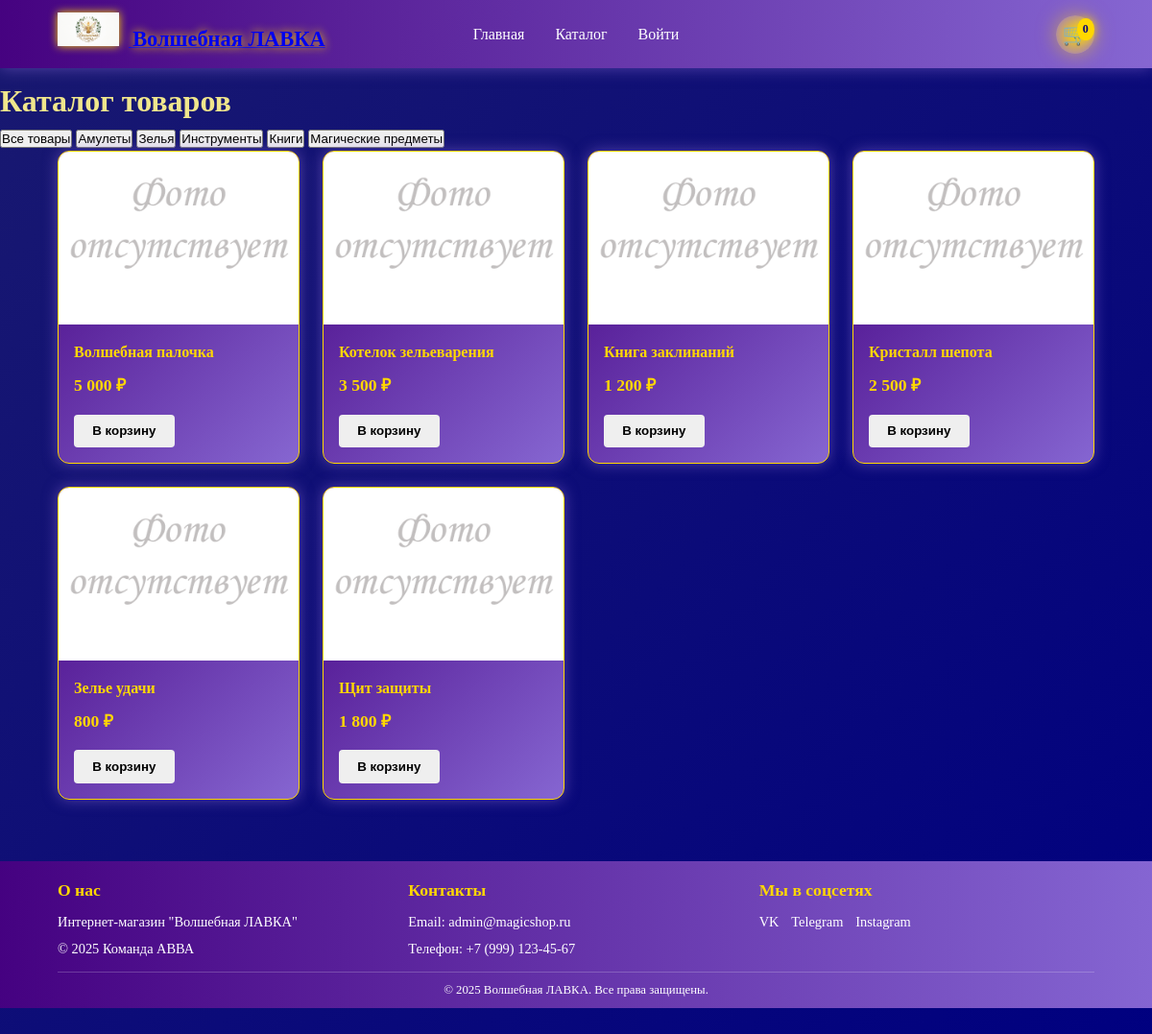
The app's page /shop.php, older data.
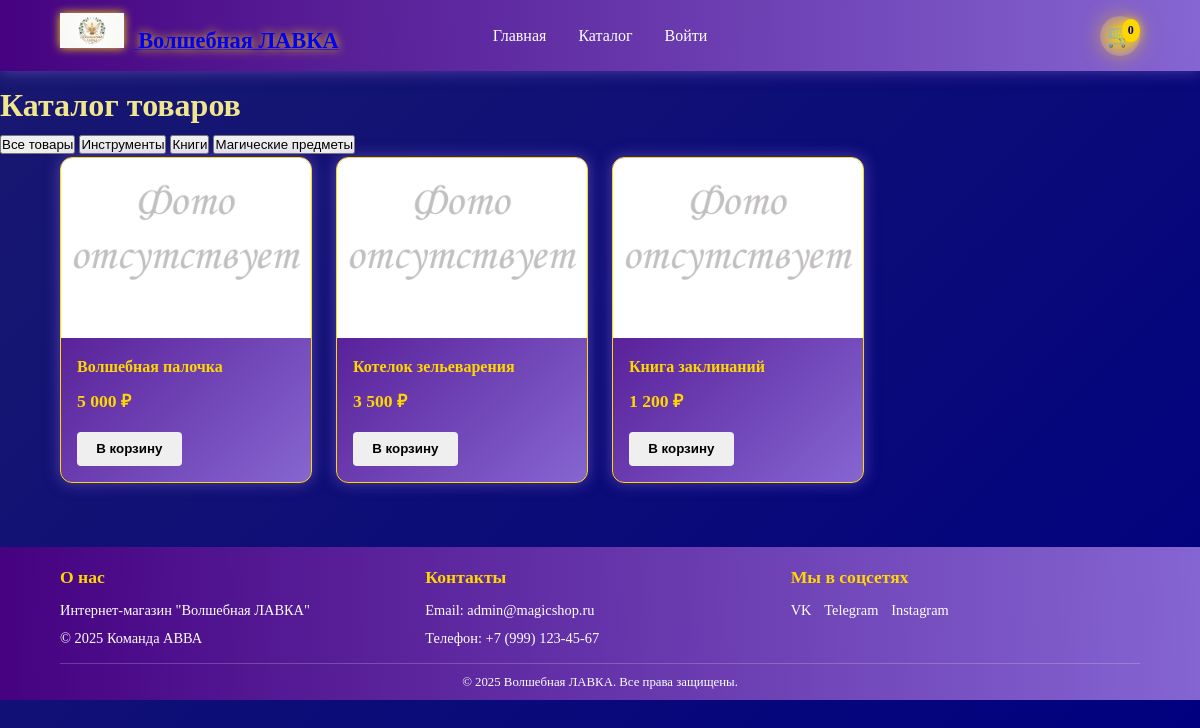
The same page, newer data.
### tables this page shows
CREATE TABLE products (
    id INT PRIMARY KEY AUTO_INCREMENT,
    name VARCHAR(100) NOT NULL,
    description TEXT,
    price DECIMAL(10,2) NOT NULL,
    image VARCHAR(100),
    category VARCHAR(50),
    active BOOLEAN DEFAULT TRUE,
    created_by INT,
    created_at TIMESTAMP DEFAULT CURRENT_TIMESTAMP,
    FOREIGN KEY (created_by) REFERENCES users(id)
);

CREATE TABLE users (
    id INT PRIMARY KEY AUTO_INCREMENT,
    username VARCHAR(50) UNIQUE NOT NULL,
    password VARCHAR(255) NOT NULL,
    email VARCHAR(100) UNIQUE NOT NULL,
     
    first_name VARCHAR(50),
    last_name VARCHAR(50),
    middle_name VARCHAR(50),
    phone VARCHAR(20),
     
    zip_code VARCHAR(10),
    region VARCHAR(50),
    city VARCHAR(50),
    street VARCHAR(100),
    house VARCHAR(10),
    apartment VARCHAR(10),
    role ENUM('admin', 'moderator', 'customer') NOT NULL DEFAULT 'customer',
    created_at TIMESTAMP DEFAULT CURRENT_TIMESTAMP
);

### includes/config.php (called while the page is built, shortened)
<?php
function isLoggedIn() { return isset($_SESSION['user_id']) && isset($_SESSION['role']); }
function sanitize($input) { return htmlspecialchars($input, ENT_QUOTES, 'UTF-8'); }

### includes/functions.php (called while the page is built, shortened)
<?php
require_once __DIR__ . '/config.php';
function getCategories() {
    global $conn;
    $stmt = $conn->prepare("SELECT DISTINCT category FROM products WHERE category IS NOT NULL AND category != '' ORDER BY category");
    $stmt->execute();
    $result = $stmt->get_result();
    $categories = [];
    while ($row = $result->fetch_assoc()) {
        $categories[] = $row['category'];
    }
    return $categories;
}
function getProducts($category = null, $limit = null) {
    global $conn;
    $sql = "SELECT p.*, u.username as creator_name
            FROM products p
            LEFT JOIN users u ON p.created_by = u.id
            WHERE p.active = 1";
    $stmt = $conn->prepare($sql);
    $stmt->execute();
    return $stmt->get_result()->fetch_all(MYSQLI_ASSOC);
}
function getAdminContactInfo() {
    global $conn;
    $stmt = $conn->prepare("SELECT email, phone FROM users WHERE role = 'admin' LIMIT 1");
    $stmt->execute();
    return $stmt->get_result()->fetch_assoc();
}
function getBasketCount() {
    if (!isset($_SESSION['basket'])) return 0;
    $count = 0;
    return $count;
}
function getProductImage($image_val) {
    $fallback = '/images/no_photo.png';
    $path = ltrim($image_val, '/');
    if (strpos($path, 'product/') === false) {
        $path = 'product/' . $path;
    }
    $full_server_path = __DIR__ . '/../images/' . $path;
    return $fallback;
}
?>

### shop.php (the view, shortened to what this page needs)
<?php
require_once 'includes/header.php';
require_once 'includes/functions.php';
$categories = getCategories();
$category = isset($_GET['category']) ? sanitize($_GET['category']) : null;
$product_id = isset($_GET['id']) ? (int)$_GET['id'] : null;
if ($product_id) {
    $product = getProductById($product_id);
    if (!$product) {
        redirect('/shop.php');
    }
    ?>
    <div class="product-detail">
        <?php
        $imagePath = !empty($item['images']) ? 'product/' . $item['images'] : 'no_photo.png';
        ?>
        <img src="<?php echo getProductImage($product['image']); ?>" alt="<?php echo sanitize($product['name']); ?>">
        <div class="product-info">
            <h1><?php echo sanitize($product['name']); ?></h1>
            <p class="price"><?php echo number_format($product['price'], 0, '', ' '); ?> ₽</p>
            <p class="description"><?php echo sanitize($product['description']); ?></p>
            <div class="product-actions">
                <div class="quantity-selector">
                    <button class="quantity-btn decrease">-</button>
                    <input type="number" class="quantity-input" value="1" min="1" max="99">
                    <button class="quantity-btn increase">+</button>
                </div>
                <button class="add-to-basket btn btn-primary" data-product-id="<?php echo $product['id']; ?>" data-quantity="1">Добавить в корзину</button>
            </div>
        </div>
    </div>
    <?php
} else {
    $products = getProducts($category);
    ?>
    <h1>Каталог товаров</h1>
    <div class="category-filters">
        <button class="category-btn <?php if (!$category) echo 'active'; ?>" data-category="">Все товары</button>
        <?php foreach ($categories as $cat): ?>
            <button class="category-btn <?php if ($category === $cat) echo 'active'; ?>" data-category="<?php echo $cat; ?>">
                <?php echo sanitize($cat); ?>
            </button>
        <?php endforeach; ?>
    </div>
    <div class="products-grid">
        <?php foreach ($products as $product): ?>
            <div class="product-card">
                <img src="<?php echo getProductImage($product['image']); ?>" alt="<?php echo sanitize($product['name']); ?>">
                <div class="card-content">
                    <h3><?php echo sanitize($product['name']); ?></h3>
                    <p class="price"><?php echo number_format($product['price'], 0, '', ' '); ?> ₽</p>
                    <div class="btn-container">
                        <button class="add-to-basket btn" data-product-id="<?php echo $product['id']; ?>" data-quantity="1">В корзину</button>
                    </div>
                </div>
            </div>
        <?php endforeach; ?>
    </div>
    <?php
}
?>
<?php require_once 'includes/footer.php'; ?>

### includes/header.php (shortened to what this page needs)
<?php
require_once __DIR__ . '/config.php';
require_once __DIR__ . '/functions.php';
?>
<!DOCTYPE html>
<html lang="ru">
<head>
<link rel="stylesheet" href="/css/style.css">
</head>
<body>
<header>
<nav class="navbar">
    <div class="logo">
        <a href="/index.php">
            <img src="/images/logo1.png" alt="Волшебная ЛАВКА" class="logo-img">
            <span class="logo-text">Волшебная ЛАВКА</span>
        </a>
    </div>
    <div class="nav-links">
        <a href="/index.php" class="nav-link">Главная</a>
        <a href="/shop.php" class="nav-link">Каталог</a>
        <?php if (isLoggedIn()): ?>
            <?php if ($_SESSION['role'] === 'admin'): ?>
                <a href="/admin/index.php" class="nav-link">Админка</a>
            <?php elseif ($_SESSION['role'] === 'moderator'): ?>
                <a href="/moderator/index_md.php" class="nav-link">Модерация</a>
            <?php endif; ?>
            <a href="/users/profile.php" class="nav-link">Личный кабинет</a>
            <a href="/logout.php" class="nav-link">Выйти</a>
        <?php else: ?>
            <a href="/login.php" class="nav-link">Войти</a>
        <?php endif; ?>
    </div>
    <div class="basket-icon">
        <a href="/basket/basket.php">
            <span class="basket-emoji">🛒</span>
            <span class="basket-count" id="basket-count"><?php echo getBasketCount(); ?></span>
        </a>
    </div>
</nav>
</header>
<main>

### includes/footer.php (shortened to what this page needs)
<?php
require_once __DIR__ . '/config.php';
require_once __DIR__ . '/functions.php';
$admin_info = getAdminContactInfo();
?>
</main>
<footer>
<div class="footer-content">
    <div class="footer-section">
        <h3>О нас</h3>
        <p>Интернет-магазин "Волшебная ЛАВКА"</p>
        <p>© 2025 Команда АВВА</p>
    </div>
    <div class="footer-section">
        <h3>Контакты</h3>
        <p>Email: <?php echo isset($admin_info['email']) && $admin_info['email'] !== '' ? sanitize($admin_info['email']) : 'info@magicshop.ru'; ?></p>
        <p>Телефон: <?php echo isset($admin_info['phone']) && $admin_info['phone'] !== '' ? sanitize($admin_info['phone']) : '+7 (999) 123-45-67'; ?></p>
    </div>
    <div class="footer-section">
        <h3>Мы в соцсетях</h3>
        <div class="social-links">
            <a href="#" class="social-link">VK</a>
            <a href="#" class="social-link">Telegram</a>
            <a href="#" class="social-link">Instagram</a>
        </div>
    </div>
</div>
<div class="footer-bottom">
    <p>&copy; 2025 Волшебная ЛАВКА. Все права защищены.</p>
</div>
</footer>
</body>
</html>

### css/style.css (style rules this page uses)
:root { --primary-color: #4B0082; --secondary-color: #9370DB; --accent-color: #FFD700; --text-color: #F0E68C; --light-bg: #191970; --dark-bg: #000080; --border-color: #4B0082; --shadow: 0 0 15px rgba(147, 112, 219, 0.5); --transition: all 0.3s ease; --success-color: #32CD32; --error-color: #DC143C; --magic-glow: 0 0 20px rgba(255, 215, 0, 0.5); }
* { margin: 0; padding: 0; box-sizing: border-box; }
body { font-family: 'Cinzel', 'Georgia', serif; line-height: 1.6; color: var(--text-color); background: linear-gradient(135deg, var(--light-bg) 0%, var(--dark-bg) 100%); min-height: 100vh; padding-top: 80px; padding-bottom: 60px; }
.navbar { display: grid; grid-template-columns: 1fr auto 1fr; align-items: center; padding: 0.8rem 5%; background: linear-gradient(90deg, rgba(75, 0, 130, 0.9) 0%, rgba(147, 112, 219, 0.9) 100%); color: white; box-shadow: var(--shadow); position: fixed; top: 0; left: 0; right: 0; z-index: 1000; }
.logo { justify-self: start; display: flex; align-items: center; text-decoration: none; color: white; }
.logo-img { height: 35px; margin-right: 10px; filter: drop-shadow(0 0 5px var(--accent-color)); }
.logo-text { font-size: 1.4rem; font-weight: bold; text-shadow: 0 0 10px var(--accent-color); }
.nav-links { justify-self: center; display: flex; gap: 2rem; }
.nav-link { color: white; text-decoration: none; transition: var(--transition); position: relative; }
.nav-link::after { content: ''; position: absolute; bottom: -2px; left: 0; width: 0; height: 2px; background: var(--accent-color); transition: width 0.3s ease; }
.basket-icon { justify-self: end; position: relative; display: flex; align-items: center; justify-content: center; width: 40px; height: 40px; background: radial-gradient(circle, var(--accent-color) 0%, var(--secondary-color) 100%); border-radius: 50%; transition: var(--transition); box-shadow: var(--magic-glow); }
.basket-icon a { text-decoration: none; color: white; display: flex; align-items: center; justify-content: center; position: relative; }
.basket-emoji { font-size: 22px; line-height: 1; }
.basket-count { position: absolute; top: -6px; right: -6px; background-color: var(--accent-color); color: var(--dark-bg); border-radius: 50%; padding: 2px 5px; font-size: 0.75rem; font-weight: bold; min-width: 18px; text-align: center; box-shadow: 0 0 10px rgba(255, 215, 0, 0.8); }
.products-grid { display: grid; grid-template-columns: repeat(auto-fill, minmax(220px, 1fr)); gap: 1.5rem; padding: 0 5% 2rem; max-width: 1400px; margin: 0 auto; }
.product-card { background: linear-gradient(135deg, rgba(75, 0, 130, 0.9) 0%, rgba(147, 112, 219, 0.9) 100%); border-radius: 12px; overflow: hidden; box-shadow: var(--shadow); transition: transform 0.3s ease; border: 1px solid var(--accent-color); display: flex; flex-direction: column; }
.product-card img { width: 100%; height: 180px; object-fit: cover; }
.product-card .card-content { padding: 1rem; flex: 1; display: flex; flex-direction: column; }
.product-card h3 { margin: 0 0 0.5rem; font-size: 1rem; color: var(--accent-color); }
.product-card .price { margin-bottom: 0.5rem; color: var(--accent-color); font-weight: bold; font-size: 1.1rem; }
.btn-container { padding-top: 0.5rem; margin-top: auto; }
.btn { display: inline-block; padding: 0.6rem 1.2rem; border: none; border-radius: 4px; text-decoration: none; font-weight: bold; transition: var(--transition); cursor: pointer; text-align: center; }
footer { background: linear-gradient(90deg, rgba(75, 0, 130, 0.9) 0%, rgba(147, 112, 219, 0.9) 100%); color: white; padding: 1rem 5% 0.5rem; margin-top: 2rem; }
.footer-content { display: grid; grid-template-columns: repeat(auto-fit, minmax(200px, 1fr)); gap: 1rem; margin-bottom: 1rem; max-width: 1400px; margin: 0 auto 0.5rem; }
.footer-section h3 { margin-bottom: 0.5rem; color: var(--accent-color); font-size: 1.1rem; }
.footer-section p { font-size: 0.9rem; margin-bottom: 0.3rem; }
.social-links { display: flex; gap: 0.8rem; }
.social-link { color: white; text-decoration: none; font-size: 0.9rem; }
.footer-bottom { text-align: center; padding-top: 0.5rem; border-top: 1px solid rgba(255, 255, 255, 0.2); font-size: 0.8rem; }

Row changes from the older to the newer data that the page shows:
removed products: name "Кристалл шепота", price "2 500"
removed products: name "Зелье удачи", price "800"
removed products: name "Щит защиты", price "1 800"
Text that changed along with them:
list line gone: "Амулеты"
list line gone: "Зелья"
